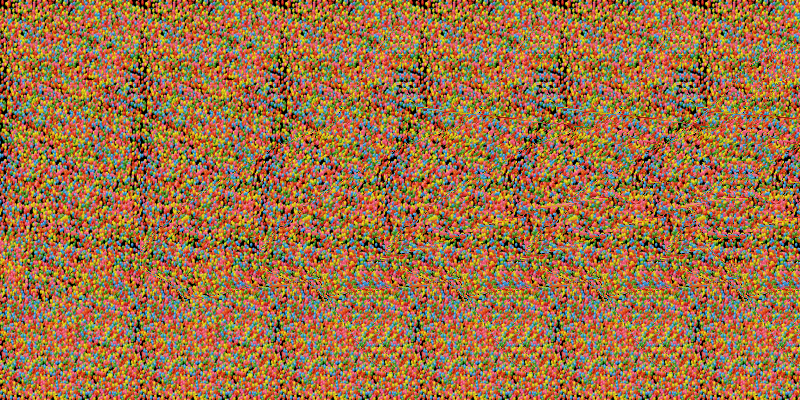
#> input picture python/computer_vision/image.png, 800 x 400 px
$ python opencv_sandbox.py
#> lines starting #> are read from the running program, lines starting #| are printed output that depends on the picture; after the words box and inside, x2 and y2 are one past the last pixel; in counts of white or black regions, pixels touching at a corner belong together
import cv2
import matplotlib.pyplot as plt


# Simple cv2 usage

image = cv2.imread('image.png')
#> image is the input picture: shape (400, 800, 3); mean B, G, R 70.3, 113.5, 158.9

cv2.imshow("Autostereogram", image)
cv2.waitKey(0) # Waits indefinetly until a key is pressed.
cv2.destroyAllWindows() # Closes windows opened by cv2

# ------------------------------------------------------- #

# Loads image and shows with cvtColor

image_rgb = cv2.cvtColor(image, cv2.COLOR_BGR2RGB)

#Exhibits image
plt.imshow(image_rgb)
# plt.axis('off') # Desabilita os eixos
plt.show()

# ------------------------------------------------------- #

# Loads image and shows with grayscale conversion

image_grayscale = cv2.cvtColor(image, cv2.COLOR_BGR2GRAY)
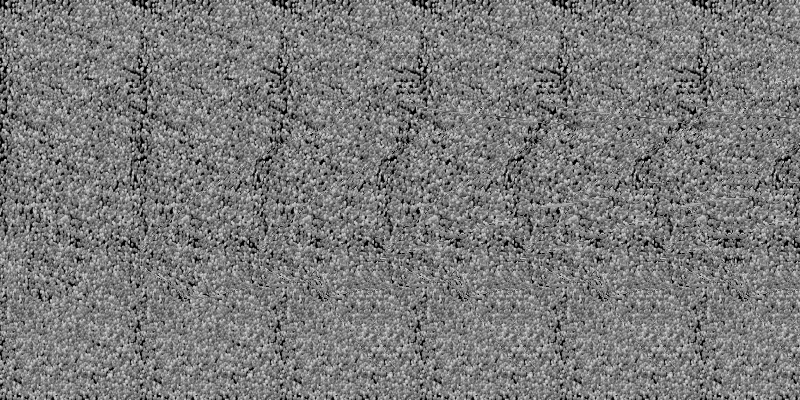
#> image_grayscale: shape (400, 800); min 0, max 215, mean 122.1

plt.imshow(image_grayscale, cmap='gray')
plt.show()

# ------------------------------------------------------- #

# GaussianBlur - Image Soften

softened_image = cv2.GaussianBlur(image, (15, 15), 0)
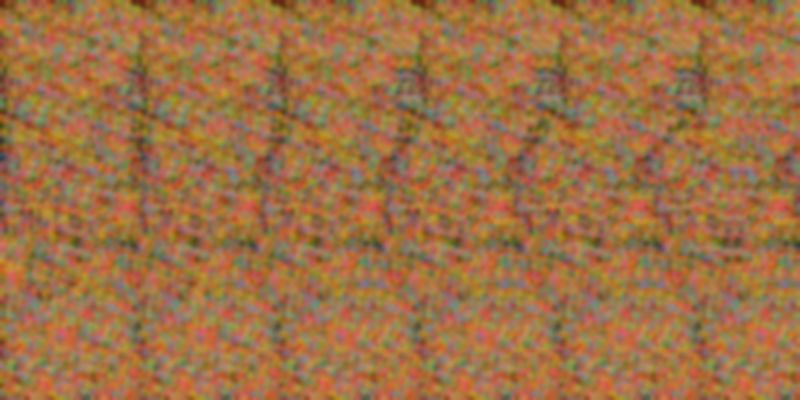
#> softened_image: shape (400, 800, 3); mean B, G, R 70.3, 113.5, 158.9

softened_image_rgb = cv2.cvtColor(softened_image, cv2.COLOR_BGR2RGB)

plt.imshow(softened_image_rgb)
plt.show()

# ------------------------------------------------------- #

# Canny - Border Detection

# Use grayscale transformed image
borders = cv2.Canny(image_grayscale, 100, 200)
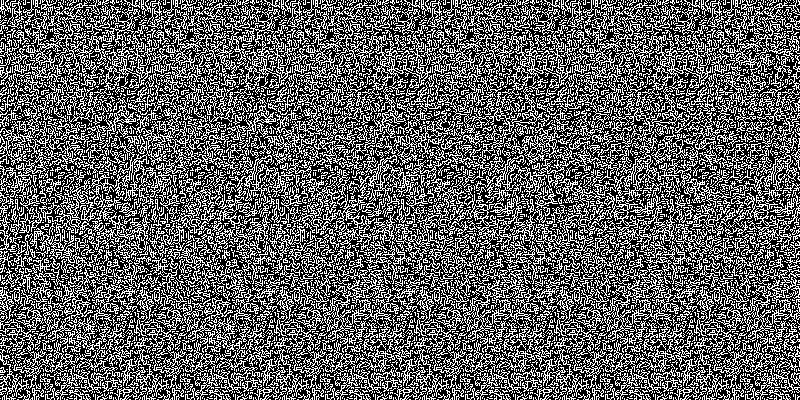
#> borders: shape (400, 800); 37.9% white in thin lines or dots

plt.imshow(borders, cmap='gray')
plt.show()

$ run again, with python/computer_vision/stars.png copied over python/computer_vision/image.png
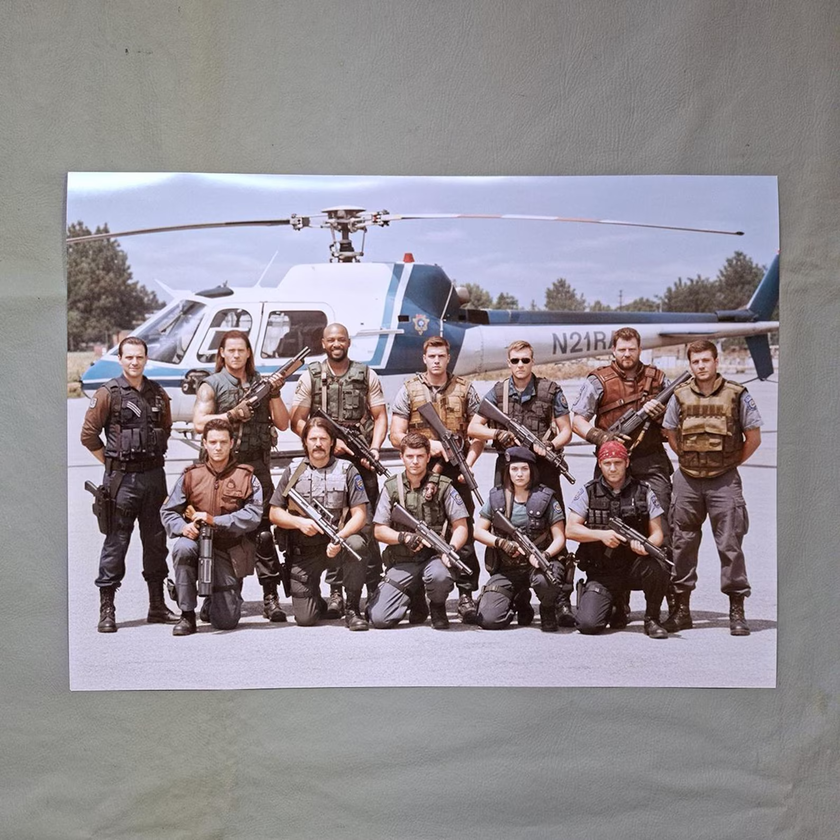
#> input picture python/computer_vision/stars.png, 840 x 840 px, shrunk from 1588 x 1588 before the run
#> image is the input picture: shape (840, 840, 3); mean B, G, R 143.4, 138.2, 144.9
#> `image_grayscale = cv2.cvtColor(image, cv2.COLOR_BGR2GRAY)`:
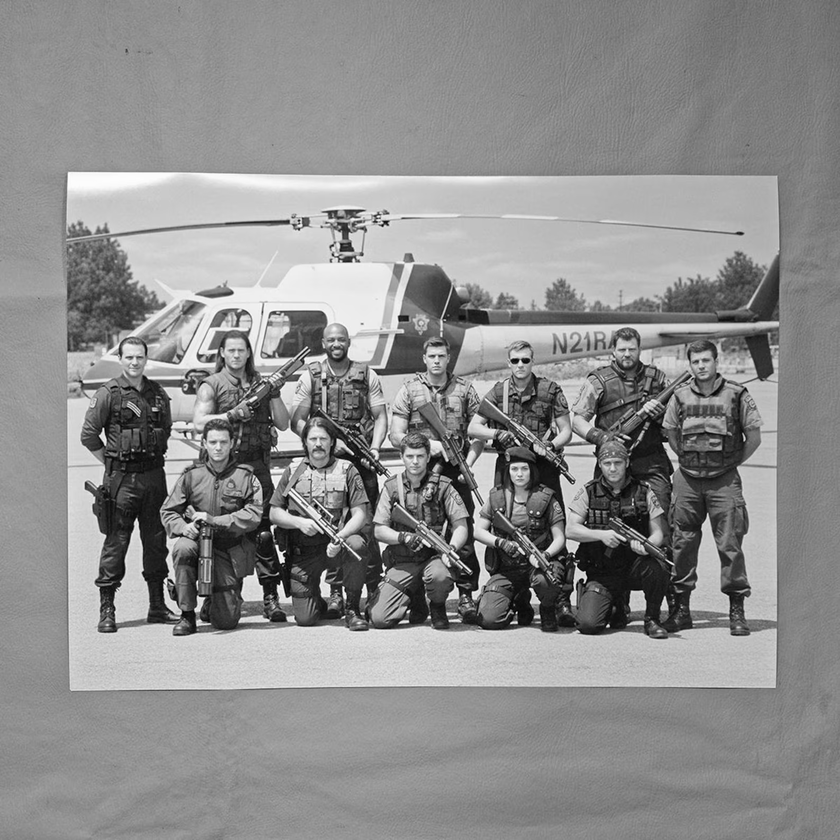
#> image_grayscale: shape (840, 840); min 1, max 255, mean 140.8
#> `borders = cv2.Canny(image_grayscale, 100, 200)`:
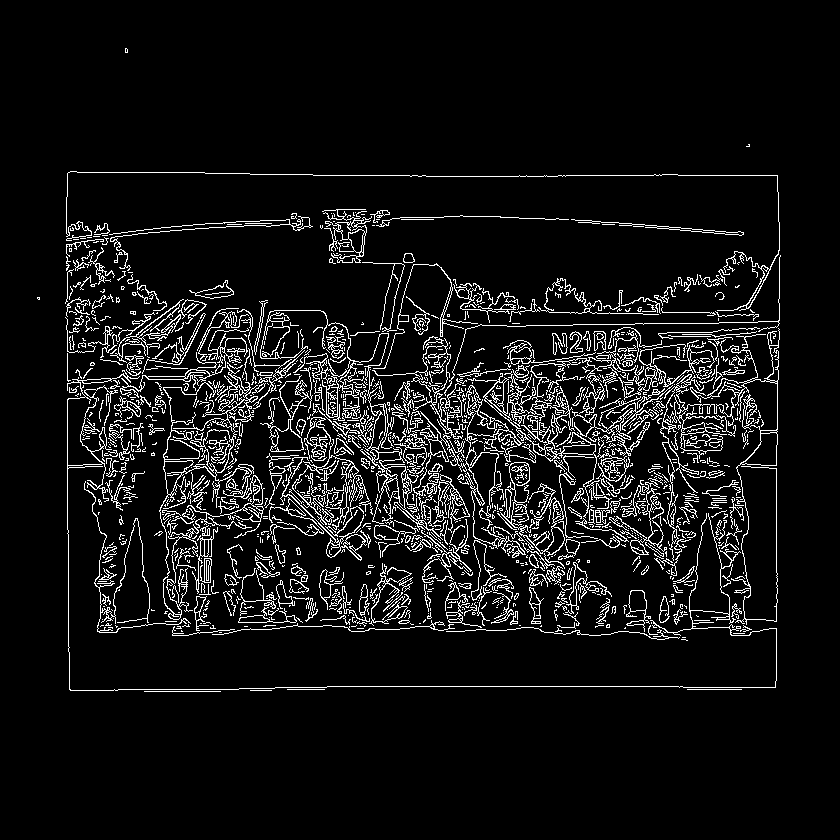
#> borders: shape (840, 840); 7.5% white in thin lines or dots, all inside (x1, y1, x2, y2) = (37, 48, 781, 692)
